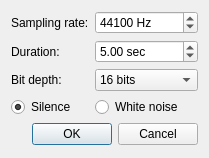
<?xml version="1.0" encoding="UTF-8"?>
<ui version="4.0">
 <class>NewFileDialog</class>
 <widget class="QDialog" name="NewFileDialog">
  <property name="geometry">
   <rect>
    <x>0</x>
    <y>0</y>
    <width>209</width>
    <height>158</height>
   </rect>
  </property>
  <property name="windowTitle">
   <string>New file</string>
  </property>
  <layout class="QFormLayout" name="formLayout">
   <item row="1" column="1">
    <widget class="QSpinBox" name="sbxSamplingRate">
     <property name="suffix">
      <string> Hz</string>
     </property>
     <property name="minimum">
      <number>1</number>
     </property>
     <property name="maximum">
      <number>1000000000</number>
     </property>
     <property name="value">
      <number>44100</number>
     </property>
    </widget>
   </item>
   <item row="2" column="0">
    <widget class="QLabel" name="label_2">
     <property name="text">
      <string>Duration:</string>
     </property>
    </widget>
   </item>
   <item row="2" column="1">
    <widget class="QDoubleSpinBox" name="dsbxDuration">
     <property name="suffix">
      <string> sec</string>
     </property>
     <property name="maximum">
      <double>3600.000000000000000</double>
     </property>
     <property name="value">
      <double>5.000000000000000</double>
     </property>
    </widget>
   </item>
   <item row="1" column="0">
    <widget class="QLabel" name="label">
     <property name="text">
      <string>Sampling rate:</string>
     </property>
    </widget>
   </item>
   <item row="3" column="0">
    <widget class="QLabel" name="label_3">
     <property name="text">
      <string>Bit depth:</string>
     </property>
    </widget>
   </item>
   <item row="4" column="0">
    <widget class="QRadioButton" name="rbtnSilence">
     <property name="text">
      <string>Silence</string>
     </property>
     <property name="checked">
      <bool>true</bool>
     </property>
    </widget>
   </item>
   <item row="4" column="1">
    <widget class="QRadioButton" name="rbtnWhiteNoise">
     <property name="text">
      <string>White noise</string>
     </property>
    </widget>
   </item>
   <item row="6" column="0" colspan="2">
    <widget class="QDialogButtonBox" name="buttonBox">
     <property name="orientation">
      <enum>Qt::Horizontal</enum>
     </property>
     <property name="standardButtons">
      <set>QDialogButtonBox::Cancel|QDialogButtonBox::Ok</set>
     </property>
    </widget>
   </item>
   <item row="3" column="1">
    <widget class="QComboBox" name="cbxBitDepth">
     <property name="currentIndex">
      <number>1</number>
     </property>
     <item>
      <property name="text">
       <string>8 bits</string>
      </property>
     </item>
     <item>
      <property name="text">
       <string>16 bits</string>
      </property>
     </item>
     <item>
      <property name="text">
       <string>32 bits</string>
      </property>
     </item>
     <item>
      <property name="text">
       <string>64 bits</string>
      </property>
     </item>
    </widget>
   </item>
  </layout>
 </widget>
 <resources/>
 <connections>
  <connection>
   <sender>buttonBox</sender>
   <signal>accepted()</signal>
   <receiver>NewFileDialog</receiver>
   <slot>accept()</slot>
   <hints>
    <hint type="sourcelabel">
     <x>248</x>
     <y>254</y>
    </hint>
    <hint type="destinationlabel">
     <x>157</x>
     <y>274</y>
    </hint>
   </hints>
  </connection>
  <connection>
   <sender>buttonBox</sender>
   <signal>rejected()</signal>
   <receiver>NewFileDialog</receiver>
   <slot>reject()</slot>
   <hints>
    <hint type="sourcelabel">
     <x>316</x>
     <y>260</y>
    </hint>
    <hint type="destinationlabel">
     <x>286</x>
     <y>274</y>
    </hint>
   </hints>
  </connection>
 </connections>
</ui>
